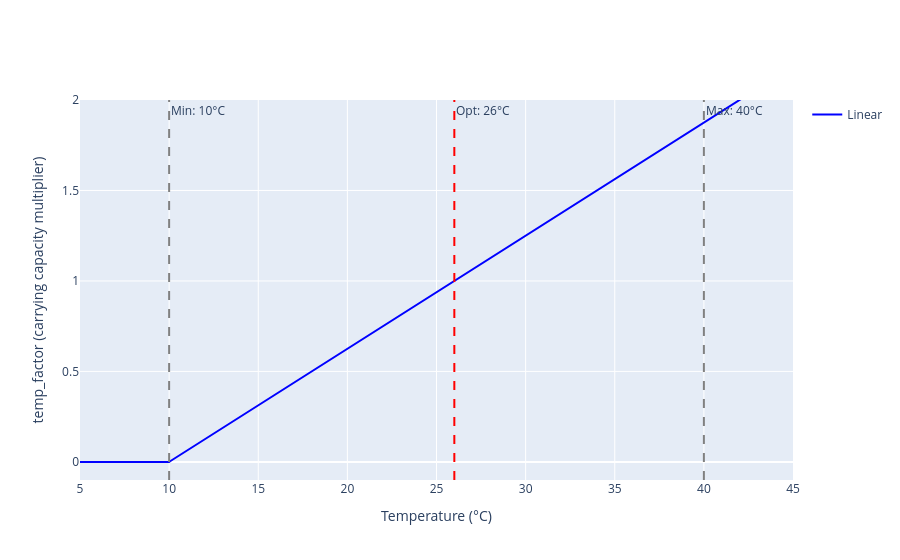
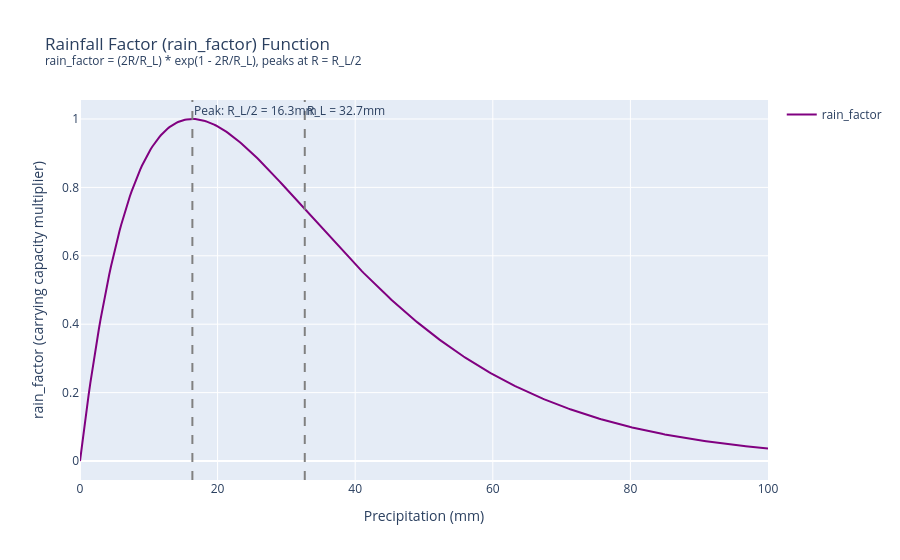

The notebook cell these images were saved under, in order:
### Code cell
# ============================================================================
# PLOT: temp_factor and rain_factor functions from Test_SEIRS_SEI_ODE.ipynb
# ============================================================================
import plotly.graph_objects as go
import numpy as np

# Parameters from Test_SEIRS_SEI_ODE.ipynb
critical_min_temp_anop = 10
optimal_temp_anop = 26
critical_max_temp_anop = 40
Tmin = 14.5
R_L = 32.67

# Temperature range
T_vals = np.linspace(5, 45, 401)
R_vals = np.linspace(0, 100, 401)

# ============================================================================
# temp_factor Option 1: Linear function
# ============================================================================
def temp_factor_linear(T):
    return max(0, (T - critical_min_temp_anop) / (optimal_temp_anop - critical_min_temp_anop))

# ============================================================================
# temp_factor Option 2: Standard Briere function (scaled for Anopheles)
# ============================================================================
def briere_unscaled_anop(T):
    if T < critical_min_temp_anop or T > critical_max_temp_anop:
        return 0
    return T * (T - Tmin) * (critical_max_temp_anop - T)**(1/2)

# Calculate scaling factor to peak at 1.0 at optimal_temp_anop
briere_unscaled_at_opt = briere_unscaled_anop(optimal_temp_anop)
eta_anop = 1.0 / briere_unscaled_at_opt

def temp_factor_briere(T):
    if T < critical_min_temp_anop or T > critical_max_temp_anop:
        return 0.01
    return eta_anop * briere_unscaled_anop(T)

# ============================================================================
# temp_factor Option 3: Piecewise quadratic
# ============================================================================
def temp_factor_piecewise(T):
    if critical_min_temp_anop <= T <= optimal_temp_anop:
        return max(0.01, 1 - ((T - optimal_temp_anop) / (optimal_temp_anop - critical_min_temp_anop))**2)
    elif optimal_temp_anop < T <= critical_max_temp_anop:
        return max(0.01, 1 - ((T - optimal_temp_anop) / (critical_max_temp_anop - optimal_temp_anop))**2)
    else:
        return 0.01

# ============================================================================
# temp_factor Option 4: Asymmetric Gaussian (Amazon-optimized)
# Peak at 28°C, reflects 26.4-30.0°C optimal range
# ============================================================================
def temp_factor_amazon(T):
    Tmin, Tmax = critical_min_temp_anop, critical_max_temp_anop
    Topt = optimal_temp_anop  
    
    # Smooth decay beyond boundaries
    if T < Tmin:
        return np.exp(-((Tmin - T)/4)**2) * 0.01
    if T > Tmax:
        return np.exp(-((T - Tmax)/2)**2) * 0.01
    
    # Different sigma: wider on right (26-30°C optimal range)
    if T <= Topt:
        sigma = 8   # Left side (10-28°C)
    else:
        sigma = 12  # Right side (28-40°C, wider for 26-30 range)
    
    return np.exp(-0.5 * ((T - Topt) / sigma)**2)

# Calculate values for plotting (all functions)
temp_linear = [temp_factor_linear(T) for T in T_vals]
temp_briere = [temp_factor_briere(T) for T in T_vals]
temp_piecewise = [temp_factor_piecewise(T) for T in T_vals]
temp_amazon = [temp_factor_amazon(T) for T in T_vals]

# ============================================================================
# rain_factor: habitat_creating * habitat_flushing
# ============================================================================
def rain_factor(R):
    habitat_creating = 2 * R / R_L
    habitat_flushing = np.exp(1 - 2 * R / R_L)
    return habitat_creating * habitat_flushing

rain_vals = [rain_factor(R) for R in R_vals]

# ============================================================================
# Plot 1: temp_factor comparisons (all 5 functions)
# ============================================================================
fig1 = go.Figure()
fig1.add_trace(go.Scatter(
    x=T_vals, y=temp_linear,
    mode='lines', name='Linear', line=dict(color='blue', width=2)
))
# fig1.add_trace(go.Scatter(
#     x=T_vals, y=temp_briere,
#     mode='lines', name='Briere (standard)', line=dict(color='red', width=2, dash='dot')
# ))
# fig1.add_trace(go.Scatter(
#     x=T_vals, y=temp_piecewise,
#     mode='lines', name='Piecewise Quadratic', line=dict(color='green', width=2, dash='dash')
# ))
# fig1.add_trace(go.Scatter(
#     x=T_vals, y=temp_amazon,
#     mode='lines', name='Amazon-Optimized', line=dict(color='cyan', width=3)
# ))

fig1.update_layout(
    xaxis_title='Temperature (°C)',
    yaxis_title='temp_factor (carrying capacity multiplier)',
    height=600,
    showlegend=True,
    yaxis=dict(range=[-0.1, 2.0])
)
# Add vertical lines for key temperatures
fig1.add_vline(x=critical_min_temp_anop, line_dash='dash', line_color='gray', 
             annotation_text=f'Min: {critical_min_temp_anop}°C')
fig1.add_vline(x=optimal_temp_anop, line_dash='dash', line_color='red',
             annotation_text=f'Opt: {optimal_temp_anop}°C')
fig1.add_vline(x=critical_max_temp_anop, line_dash='dash', line_color='gray',
             annotation_text=f'Max: {critical_max_temp_anop}°C')
fig1.show()

# ============================================================================
# Plot 2: rain_factor
# ============================================================================
fig2 = go.Figure()
fig2.add_trace(go.Scatter(
    x=R_vals, y=rain_vals,
    mode='lines', name='rain_factor', line=dict(color='purple', width=2)
))

fig2.update_layout(
    title='Rainfall Factor (rain_factor) Function<br><sup>rain_factor = (2R/R_L) * exp(1 - 2R/R_L), peaks at R = R_L/2</sup>',
    xaxis_title='Precipitation (mm)',
    yaxis_title='rain_factor (carrying capacity multiplier)',
    height=500,
    showlegend=True
)
fig2.add_vline(x=R_L/2, line_dash='dash', line_color='gray',
             annotation_text=f'Peak: R_L/2 = {R_L/2:.1f}mm')
fig2.add_vline(x=R_L, line_dash='dash', line_color='gray',
             annotation_text=f'R_L = {R_L:.1f}mm')
fig2.show()

print('='*70)
print('TEMPERATURE FACTOR SUMMARY')
print('='*70)
print(f'Critical min (Anopheles): {critical_min_temp_anop}°C')
print(f'Optimal temp (Anopheles): {optimal_temp_anop}°C')
print(f'Critical max (Anopheles): {critical_max_temp_anop}°C')
print(f'\nAmazon breeding habitats: 26.4-30.0°C')
print(f'High larval survival at 20°C (slower development)')
print(f'Peak transmission: 24.6-29.4°C')
print(f'\n1. Linear: max(0, (T-10)/16), will be limited by f_R')
print(f'2. Standard Briere: peaks at ~22°C (not 26-30 range!)')
print(f'3. Piecewise: Too perfect, peak at 26°C')
print(f'4. Amazon-Optimized: Peak 28°C, wide 26-30°C range')

print('\n' + '='*70)
print('RAINFALL FACTOR SUMMARY')
print('='*70)
print(f'R_L = {R_L} mm')
print(f'rain_factor = (2R/R_L) * exp(1 - 2R/R_L)')
print(f'Peaks at R = R_L/2 = {R_L/2} mm')
print(f'At R=0: rain_factor = {(2*0/R_L)*np.exp(1 - (2*0/R_L)):.3f}')
print(f'At R=R_L/2: rain_factor = {(2*(R_L/2)/R_L)*np.exp(1 - (2*(R_L/2)/R_L)):.3f}')
print(f'At R=R_L: rain_factor = {(2*R_L/R_L)*np.exp(1 - (2*R_L/R_L)):.3f}')
print(f'At R=2*R_L: rain_factor = {(2*2*R_L/R_L)*np.exp(1 - (2*2*R_L/R_L)):.3f}')

### Figure 1 — Plotly figure (JSON) as saved in the notebook; plotly's stock layout.template omitted (floating-point values rounded to 4 significant figures; data arrays with more than 128 entries replaced by an {"elided": "..."} marker saying what was removed)
{"data": [{"line": {"color": "blue", "width": 2}, "mode": "lines", "name": "Linear", "type": "scatter", "x": {"elided": "401 float values"}, "y": {"elided": "401 float values"}}], "layout": {"annotations": [{"showarrow": false, "text": "Min: 10°C", "x": 10, "xanchor": "left", "xref": "x", "y": 1, "yanchor": "top", "yref": "y domain"}, {"showarrow": false, "text": "Opt: 26°C", "x": 26, "xanchor": "left", "xref": "x", "y": 1, "yanchor": "top", "yref": "y domain"}, {"showarrow": false, "text": "Max: 40°C", "x": 40, "xanchor": "left", "xref": "x", "y": 1, "yanchor": "top", "yref": "y domain"}], "autosize": true, "shapes": [{"line": {"color": "gray", "dash": "dash"}, "type": "line", "x0": 10, "x1": 10, "xref": "x", "y0": 0, "y1": 1, "yref": "y domain"}, {"line": {"color": "red", "dash": "dash"}, "type": "line", "x0": 26, "x1": 26, "xref": "x", "y0": 0, "y1": 1, "yref": "y domain"}, {"line": {"color": "gray", "dash": "dash"}, "type": "line", "x0": 40, "x1": 40, "xref": "x", "y0": 0, "y1": 1, "yref": "y domain"}], "showlegend": true, "xaxis": {"autorange": true, "range": [5, 45], "title": {"text": "Temperature (°C)"}, "type": "linear"}, "yaxis": {"range": [-0.1, 2], "title": {"text": "temp_factor (carrying capacity multiplier)"}, "type": "linear"}}}

### Figure 2 — Plotly figure (JSON) as saved in the notebook; plotly's stock layout.template omitted (floating-point values rounded to 4 significant figures; data arrays with more than 128 entries replaced by an {"elided": "..."} marker saying what was removed)
{"data": [{"line": {"color": "purple", "width": 2}, "mode": "lines", "name": "rain_factor", "type": "scatter", "x": {"elided": "401 float values"}, "y": {"elided": "401 float values"}}], "layout": {"annotations": [{"showarrow": false, "text": "Peak: R_L/2 = 16.3mm", "x": 16.34, "xanchor": "left", "xref": "x", "y": 1, "yanchor": "top", "yref": "y domain"}, {"showarrow": false, "text": "R_L = 32.7mm", "x": 32.67, "xanchor": "left", "xref": "x", "y": 1, "yanchor": "top", "yref": "y domain"}], "autosize": true, "shapes": [{"line": {"color": "gray", "dash": "dash"}, "type": "line", "x0": 16.34, "x1": 16.34, "xref": "x", "y0": 0, "y1": 1, "yref": "y domain"}, {"line": {"color": "gray", "dash": "dash"}, "type": "line", "x0": 32.67, "x1": 32.67, "xref": "x", "y0": 0, "y1": 1, "yref": "y domain"}], "showlegend": true, "title": {"text": "Rainfall Factor (rain_factor) Function<br><sup>rain_factor = (2R/R_L) * exp(1 - 2R/R_L), peaks at R = R_L/2</sup>"}, "xaxis": {"autorange": true, "range": [0, 100], "title": {"text": "Precipitation (mm)"}, "type": "linear"}, "yaxis": {"autorange": true, "range": [-0.05555, 1.056], "title": {"text": "rain_factor (carrying capacity multiplier)"}, "type": "linear"}}}
